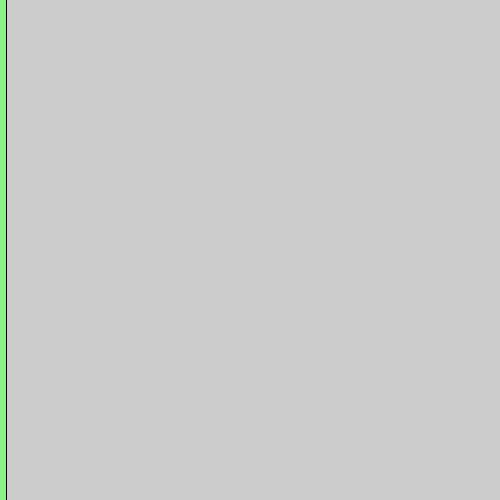
Frame 1 (no input)
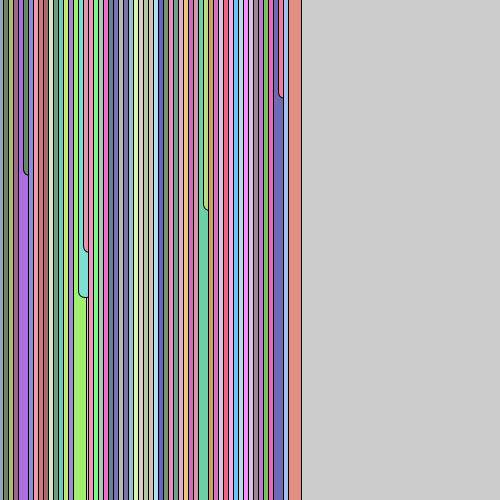
Frame 60 (the mouse pressed at the canvas centre just before this capture)
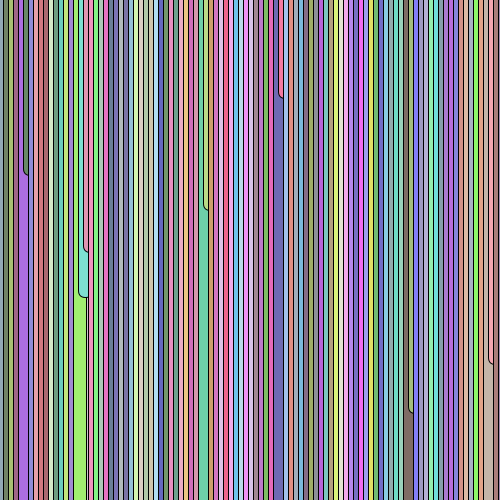
Frame 120 (the mouse held since frame 60 and released just before this capture)

The Processing sketch that drew these frames (run headless with seeded random() and noise(); from frame 60 on, the mouse is pressed at the canvas centre):

// Processing sketch: sketch_260922a
// ── sketch_260922a.pde
/*
//this is my first time coding in this class


String myString = "Hello my baby hello my father something music goes here";

 float myFloat = 3.14;

int myInt = 73;

boolean myBool = true;

println(myString);

//Float


//int
*/




void setup() // -> same as void start in unity and begin in unreal 
{
  rectMode(CENTER);
  size(500,500);
  //fullScreen();
  frameRate (15);
}

int posX = 0;
int posY = 0;

void draw()
{
  int rnd = (int)random(1,1000);
  int R = (int) random (100,250);
  int G = (int) random (100,250);
  int B = (int) random (100,250);
  fill(R,G,B);
if( R == 40){
  if ( G == 30);
  if (B == 90);
}
 
  
  rect(posX,posY,55 * 0.25 ,rnd *7, rnd *99);
  
 /* translate(width/rnd, height/rnd);
  rotate(PI/rnd);
  triangle(120, 300, 232, 80, 344, 300);
  */
  
  posX = posX +5;  
 // posY = posY +2;

 
}
